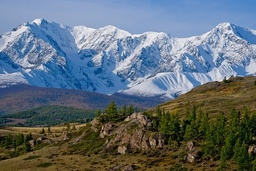
#> input picture PRACTICE 1/Mountains.jpg, 256 x 171 px, shrunk from 640 x 427 before the run, found by its file name
$ jupyter execute Practice1.ipynb   (shell and % lines are left out)
#> lines starting #> are read from the running program, lines starting #| are printed output that depends on the picture
# Image Understanding. Course 2021-2022: Practice 1

### Names: Víctor Morcuende Castell and Antonio Ruiz García
### Group number: 13

[cell 1]
import cv2
import numpy as np
import matplotlib.pyplot as plt
from google.colab import drive
from skimage.io import imread

drive.mount('/content/drive')

###### Point 1: Read, Transform and Show the three components from the RGB original image.

[cell 2]
def open_preprocess_image(filename: str) -> np.array:
  im = imread(filename)
#> im is the input picture: shape (171, 256, 3); mean R, G, B 96.6, 108.7, 117.6
  plt.imshow(im)
  im = im.astype(np.float32)
  im = im - 50
  im[im<0] = 0
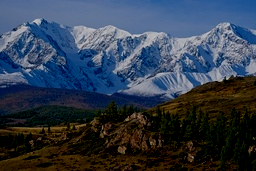
#> im: shape (171, 256, 3) float32; mean R, G, B 49.7, 60.8, 76.3
  im = im.astype(np.uint8)
  plt.imshow(im)
  return im

[cell 3]
filename = '/content/drive/MyDrive/Image_Understanding/Mountains.jpg'
im_rgb = open_preprocess_image(filename)

red_channel = im_rgb[:,:,0] # the red channel
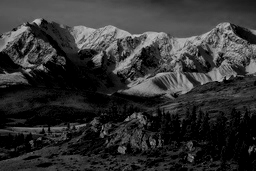
#> red_channel: shape (171, 256); min 0, max 197, mean 49.7
green_channel = im_rgb[:,:,1] # the green channel
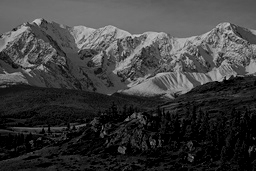
#> green_channel: shape (171, 256); min 0, max 200, mean 60.8
blue_channel = im_rgb[:,:,2] # the blue channel

[cell 4]
fig, (ax1, ax2, ax3) = plt.subplots(1, 3, figsize=(12, 3))
fig.suptitle('RGB channels')
ims = ax1.imshow(red_channel, cmap='gray', vmax=255, vmin=0)
ax1.axis('off')
ax1.set_title('Red Channel')
ims = ax2.imshow(blue_channel, cmap='gray', vmax=255, vmin=0)
ax2.set_title('Blue Channel')
ax2.axis('off')
ims = ax3.imshow(green_channel, cmap='gray', vmax=255, vmin=0)
ax3.set_title('Green Channel')
ax3.axis('off')
plt.subplots_adjust(top=0.85)
fig.colorbar(ims, ax=[ax1, ax2, ax3])
plt.show()

###### Point 2: Transform the original color image selected to the HSV color space and show the three components from the HSV image.

[cell 5]
def rgb_to_hsv(im_rgb: np.array) -> np.array:
  im_hsv = cv2.cvtColor(im_rgb, cv2.COLOR_RGB2HSV)
#> im_hsv: shape (171, 256, 3); mean H, S, V 72.3, 152.4, 85.8
  im_hsv = im_hsv.astype(np.uint8)
  return im_hsv

[cell 6]
im_hsv = rgb_to_hsv(im_rgb)

h_channel = im_hsv[:,:,0] # the H channel
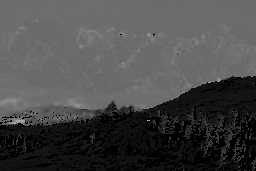
#> h_channel: shape (171, 256); min 0, max 178, mean 72.3
s_channel = im_hsv[:,:,1] # the S channel
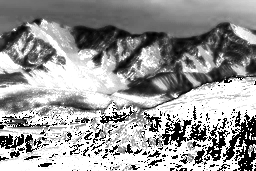
#> s_channel: shape (171, 256); min 0, max 255, mean 152.4
v_channel = im_hsv[:,:,2] # the V channel
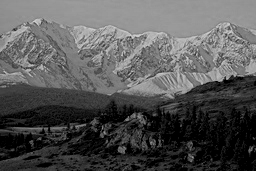
#> v_channel: shape (171, 256); min 0, max 205, mean 85.8

[cell 7]
fig, (ax1, ax2, ax3) = plt.subplots(1, 3, figsize=(12, 3))
fig.suptitle('HSV channels')
ims = ax1.imshow(h_channel, cmap='gray', vmax=255, vmin=0)
ax1.axis('off')
ax1.set_title('H Channel')
ims = ax2.imshow(s_channel, cmap='gray', vmax=255, vmin=0)
ax2.set_title('S Channel')
ax2.axis('off')
ims = ax3.imshow(v_channel, cmap='gray', vmax=255, vmin=0)
ax3.set_title('V Channel')
ax3.axis('off')
plt.subplots_adjust(top=0.85)
fig.colorbar(ims, ax=[ax1, ax2, ax3])
plt.show()
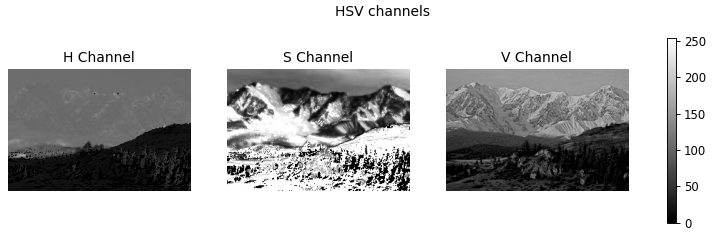
#> figure drawn by matplotlib, 4 panels

###### Point 3: Obtain the histogram of the six components: R, G, B, H, S, V.

[cell 8]
def calculate_histogram(channel: np.array) -> np.array:
  histogram = cv2.calcHist([channel],[0],None,[256],[1,256])
#> histogram = 256 values, max 458 at index 89, min 0 at index 193, mean 140
  return histogram

[cell 9]
hist_red = calculate_histogram(red_channel)
#> hist_red has the same summary as histogram in calculate_histogram
hist_blue = calculate_histogram(blue_channel)
#> hist_blue = 256 values, max 1251 at index 150, min 0 at index 205, mean 117.2
hist_green = calculate_histogram(green_channel)
#> hist_green = 256 values, max 610 at index 112, min 0 at index 192, mean 149.8
hist_h = calculate_histogram(h_channel)
#> hist_h = 256 values, max 4770 at index 108, min 0 at index 58, mean 149.9
hist_s = calculate_histogram(s_channel)
#> hist_s = 256 values, max 12653 at index 254, min 0 at index 0, mean 154.4
hist_v = calculate_histogram(v_channel)
#> hist_v = 256 values, max 1251 at index 150, min 0 at index 205, mean 154.5

[cell 10]
fig, ax = plt.subplots(2, 3, figsize=(15, 5))

fig.suptitle('Histograms')
ax[0, 0].plot(hist_red)
ax[0, 0].set_xlim([0,256])
ax[0, 0].set_title('Red Channel Histogram')
ax[0, 1].plot(hist_green)
ax[0, 1].set_xlim([0,256])
ax[0, 1].set_title('Green Channel Histogram')
ax[0, 2].plot(hist_blue)
ax[0, 2].set_xlim([0,256])
ax[0, 2].set_title('Blue Channel Histogram')
ax[1, 0].plot(hist_h)
ax[1, 0].set_xlim([0,256])
ax[1, 0].set_title('H Channel Histogram')
ax[1, 1].plot(hist_s)
ax[1, 1].set_xlim([0,256])
ax[1, 1].set_title('S Channel Histogram')
ax[1, 2].plot(hist_v)
ax[1, 2].set_xlim([0,256])
ax[1, 2].set_title('V Channel Histogram')
fig.tight_layout(h_pad=2)
plt.subplots_adjust(top=0.85)
plt.show()
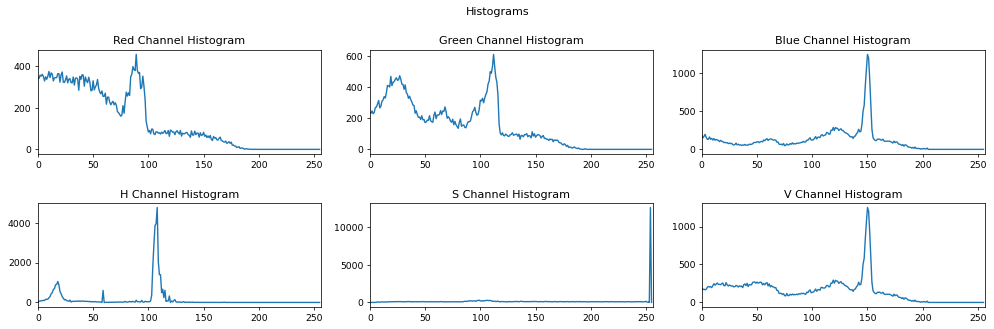
#> figure drawn by matplotlib, 6 panels; panel 1: curve peaks at x = 89, y = 458; panel 2: curve peaks at x = 112, y = 610; panel 3: curve peaks at x = 150, y = 1251; panel 4: curve peaks at x = 108, y = 4770

###### Point 4: Select the R-G-B component with the high contrast and use it in the next tasks.

[cell 11]
def brightness(im: np.array) -> float:
    """ Function to estimate the average light intensity.
    """
    b = np.sum(im) / (im.shape[0] * im.shape[1])
    return b

def contrast(im: np.array) -> float:
    """ Function to estimate the difference in intensities.
    """
    b = brightness(im)
    c = np.sum(np.square(im - b)) / (im.shape[0] * im.shape[1])
    return c

def find_image_highest_contrast(channels: list) -> int:
  index = -1
  max = 0
  for i,channel in enumerate(channels):
    cont = contrast(channel)
    if (cont > max):
      max = cont
      index = i
#> this loop made 6 passes
#> (c in contrast, cont, max) on passes 1, 2, 3, 5: (1995.1, 1995.1, 1995.1), (2336.9, 2336.9, 2336.9), (4405.6, 4405.6, 4405.6), (8267.4, 8267.4, 8267.4)
#> (c in contrast, cont) on passes 4, 6: (2178.1, 2178.1), (3391.3, 3391.3)
#> after the loop, index = 4; max = 8267.4
  return index

[cell 12]
channel_name = ['red', 'green', 'blue', 'H', 'S', 'V']
channels = [red_channel, green_channel, blue_channel,
            h_channel, s_channel, v_channel]

idx = find_image_highest_contrast(channels)
#> idx = 4
highest_contrast_image = channels[idx]

print(f'Channel with the highest contrast: {channel_name[idx]}')
#| Channel with the highest contrast: S

###### Point 5: Generate a set of 5 images through a 4-step iterative process of reducing by 2 the number of rows and columns of the original image. That is, if the original image has $N$ rows and $M$ columns, the sizes of the rest of the images will be $N/2$x$M/2$, $N/4$x$M/4$, $N/8$x$M/8$ and $N/16$x$M/16$.

[cell 13]
def halve_image(im: np.array, iterations: int) -> list:
#> called with iterations = 4
  div = 1
  halved_ims = []
  for i in range(iterations+1):
    width = int(im.shape[1]/div)
    height = int(im.shape[0]/div)
    dim = (width, height)
    imRes = cv2.resize(im,dim)
    div = div * 2
    halved_ims.append(imRes)
#> after the loop, div = 32; halved_ims = 5 items
  return halved_ims

[cell 14]
resized_images = halve_image(im=highest_contrast_image, iterations=4)
#> resized_images = 5 items

fig, ax = plt.subplots(2, 3, figsize=(15, 5))

fig.suptitle('Reduced images')
ims = ax[0, 0].imshow(resized_images[0], cmap='gray', vmax=255, vmin=0)
ax[0, 0].axis('off')
ax[0, 0].set_title('Original image')
ims = ax[0, 1].imshow(resized_images[1], cmap='gray', vmax=255, vmin=0)
ax[0, 1].axis('off')
ax[0, 1].set_title('N/2 x M/2')
ims = ax[0, 2].imshow(resized_images[2], cmap='gray', vmax=255, vmin=0)
ax[0, 2].axis('off')
ax[0, 2].set_title('N/4 x M/4')
ims = ax[1, 0].imshow(resized_images[3], cmap='gray', vmax=255, vmin=0)
ax[1, 0].axis('off')
ax[1, 0].set_title('N/8 x M/8')
ims = ax[1, 1].imshow(resized_images[4], cmap='gray', vmax=255, vmin=0)
ax[1, 1].axis('off')
ax[1, 1].set_title('N/16 x M/16')
ax[-1, -1].axis('off')


fig.tight_layout(h_pad=2)
plt.subplots_adjust(top=0.85)
plt.show()
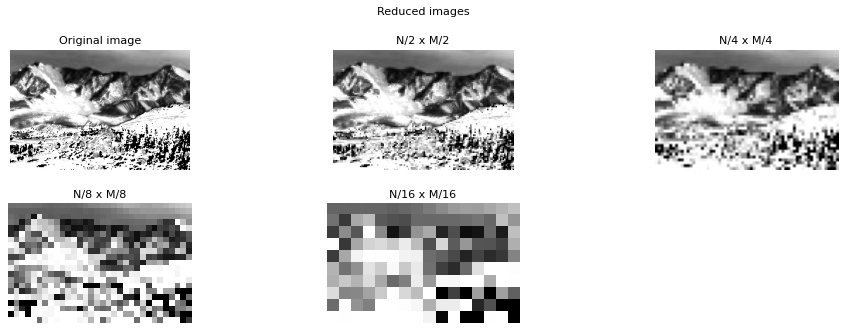
#> figure drawn by matplotlib, 5 panels

###### Point 6: Generate a set of 4 images, by reducing the number of bits used to represent the gray values of the original image by 2, three times.

[cell 15]
def color_depth_image(im: np.array, iterations: int) -> list:
#> called with iterations = 3
  bits = 8
  dc_ims = []
  for i in range(iterations+1):
    colores = 2 ** bits
    grupo = 256/colores
    imNew = np.array([[None]*len(im[0])]*len(im))
    for j in range(len(im)):
      for k in range(len(im[0])):
        nuevo = False
        cont = 0
        while(not nuevo):
          if(im[j][k] < (cont + grupo)):
            imNew[j][k] = int(cont)
            nuevo = True
          else:
            cont += grupo
    dc_ims.append(imNew.astype(np.uint8))
    bits /= 2
#> after the loop, bits = 0.5; dc_ims = 4 items
  return dc_ims

[cell 16]
cd_images = color_depth_image(im=highest_contrast_image, iterations=3)
#> cd_images = 4 items

fig, ax = plt.subplots(2, 2, figsize=(15, 5))

fig.suptitle('Reduced images')
ims = ax[0, 0].imshow(cd_images[0], cmap='gray', vmax=255, vmin=0)
ax[0, 0].axis('off')
ax[0, 0].set_title('8 bits')
ims = ax[0, 1].imshow(cd_images[1], cmap='gray', vmax=255, vmin=0)
ax[0, 1].axis('off')
ax[0, 1].set_title('4 bits')
ims = ax[1, 0].imshow(cd_images[2], cmap='gray', vmax=255, vmin=0)
ax[1, 0].axis('off')
ax[1, 0].set_title('2 bits')
ims = ax[1, 1].imshow(cd_images[3], cmap='gray', vmax=255, vmin=0)
ax[1, 1].axis('off')
ax[1, 1].set_title('1 bit')


fig.tight_layout(h_pad=2)
plt.subplots_adjust(top=0.85)
plt.show()
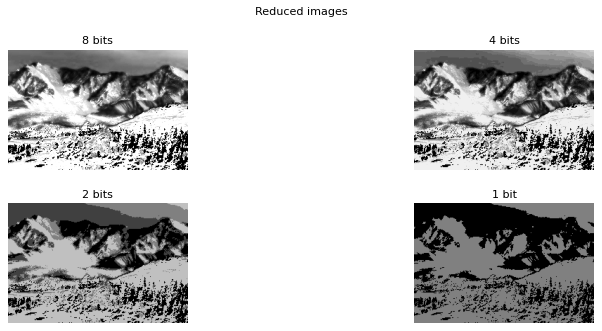
#> figure drawn by matplotlib, 4 panels
